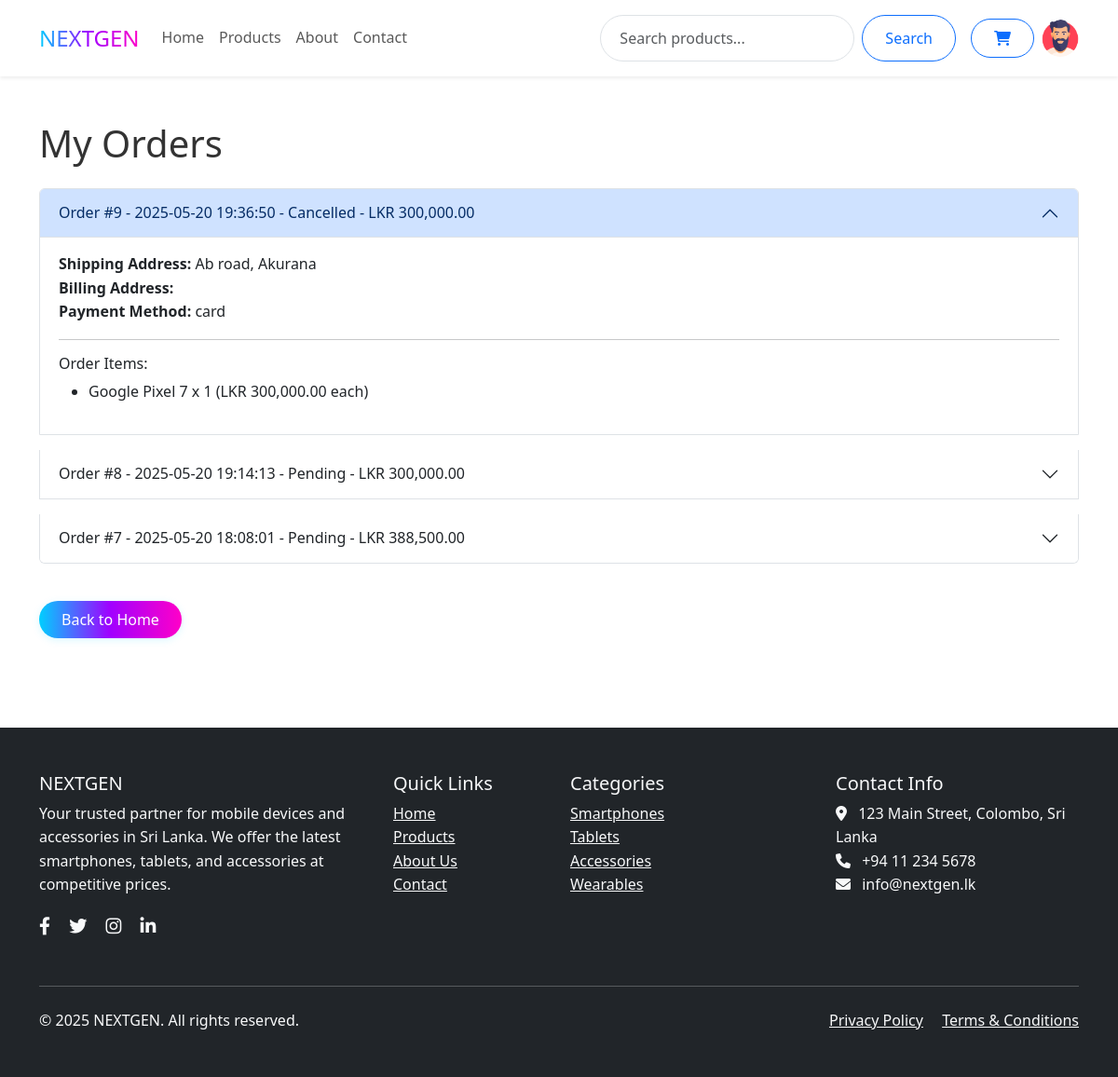
Screenshot of /orders.php (signed in) with the database file from the repository.
### tables this page shows
CREATE TABLE `users` (
  `id` int(11) NOT NULL,
  `first_name` varchar(100) DEFAULT NULL,
  `last_name` varchar(100) DEFAULT NULL,
  `name` varchar(100) NOT NULL,
  `email` varchar(100) NOT NULL,
  `password` varchar(255) NOT NULL,
  `phone` varchar(20) DEFAULT NULL,
  `address` text DEFAULT NULL,
  `city` varchar(100) DEFAULT NULL,
  `profile_picture` varchar(255) DEFAULT NULL,
  `otp` varchar(10) DEFAULT NULL,
  `is_verified` tinyint(1) DEFAULT 0,
  `role` enum('admin','user') DEFAULT 'user',
  `created_at` timestamp NOT NULL DEFAULT current_timestamp(),
  `updated_at` timestamp NOT NULL DEFAULT current_timestamp() ON UPDATE current_timestamp()
);

CREATE TABLE `orders` (
  `id` int(11) NOT NULL,
  `user_id` int(11) DEFAULT NULL,
  `shipping_address_id` int(11) DEFAULT NULL,
  `total_amount` decimal(10,2) NOT NULL,
  `status` enum('pending','processing','shipped','delivered','cancelled') DEFAULT 'pending',
  `shipping_address` text NOT NULL,
  `billing_address` text NOT NULL,
  `payment_method` varchar(50) NOT NULL,
  `created_at` timestamp NOT NULL DEFAULT current_timestamp(),
  `updated_at` timestamp NOT NULL DEFAULT current_timestamp() ON UPDATE current_timestamp(),
  `tracking_number` varchar(255) DEFAULT NULL
);

CREATE TABLE `order_items` (
  `id` int(11) NOT NULL,
  `order_id` int(11) NOT NULL,
  `product_id` int(11) NOT NULL,
  `quantity` int(11) NOT NULL,
  `price` decimal(10,2) NOT NULL,
  `created_at` timestamp NOT NULL DEFAULT current_timestamp()
);

CREATE TABLE `products` (
  `id` int(11) NOT NULL,
  `name` varchar(200) NOT NULL,
  `brand` varchar(100) NOT NULL,
  `category_id` int(11) DEFAULT NULL,
  `description` text DEFAULT NULL,
  `price` decimal(10,2) NOT NULL,
  `image` varchar(255) DEFAULT NULL,
  `stock` int(11) NOT NULL DEFAULT 0,
  `created_at` timestamp NOT NULL DEFAULT current_timestamp(),
  `updated_at` timestamp NOT NULL DEFAULT current_timestamp() ON UPDATE current_timestamp()
);

CREATE TABLE `categories` (
  `id` int(11) NOT NULL,
  `name` varchar(50) NOT NULL,
  `slug` varchar(50) NOT NULL,
  `created_at` timestamp NOT NULL DEFAULT current_timestamp()
);

### orders.php (the view, shortened to what this page needs)
<?php
$conn = getDBConnection();
$user_id = $_SESSION['user_id'];
$stmt = $conn->prepare("SELECT * FROM orders WHERE user_id = ? ORDER BY created_at DESC");
$stmt->execute([$user_id]);
$orders = $stmt->fetchAll();
?>
<!DOCTYPE html>
<html lang="en">
<head>
    <link href="https://cdn.jsdelivr.net/npm/bootstrap@5.3.0/dist/css/bootstrap.min.css" rel="stylesheet">
    <link href="https://cdnjs.cloudflare.com/ajax/libs/font-awesome/6.0.0/css/all.min.css" rel="stylesheet">
    <link href="assets/css/style.css" rel="stylesheet">
</head>
<body>
    <?php include 'includes/header.php'; ?>
    <div class="container py-5">
        <h1 class="mb-4">My Orders</h1>
        <?php if (empty($orders)): ?>
            <div class="alert alert-info">No orders found.</div>
        <?php else: ?>
            <div class="accordion" id="ordersAccordion">
                <?php foreach ($orders as $index => $order): ?>
                    <div class="accordion-item mb-3">
                        <h2 class="accordion-header" id="heading<?= $order['id'] ?>">
                            <button class="accordion-button <?= $index > 0 ? 'collapsed' : '' ?>" type="button" data-bs-toggle="collapse" data-bs-target="#collapse<?= $order['id'] ?>" aria-expanded="<?= $index === 0 ? 'true' : 'false' ?>" aria-controls="collapse<?= $order['id'] ?>">
                                Order #<?= $order['id'] ?> - <?= htmlspecialchars($order['created_at']) ?> - <?= htmlspecialchars(ucfirst($order['status'])) ?> - LKR <?= number_format($order['total_amount'], 2) ?>
                            </button>
                        </h2>
                        <div id="collapse<?= $order['id'] ?>" class="accordion-collapse collapse <?= $index === 0 ? 'show' : '' ?>" aria-labelledby="heading<?= $order['id'] ?>" data-bs-parent="#ordersAccordion">
                            <div class="accordion-body">
                                <strong>Shipping Address:</strong> <?= nl2br(htmlspecialchars($order['shipping_address'])) ?><br>
                                <strong>Billing Address:</strong> <?= nl2br(htmlspecialchars($order['billing_address'])) ?><br>
                                <strong>Payment Method:</strong> <?= htmlspecialchars($order['payment_method']) ?><br>
                                <hr>
                                <h6>Order Items:</h6>
                                <ul>
                                    <?php
                                    $itemStmt = $conn->prepare("SELECT oi.*, p.name FROM order_items oi JOIN products p ON oi.product_id = p.id WHERE oi.order_id = ?");
                                    $itemStmt->execute([$order['id']]);
                                    $items = $itemStmt->fetchAll();
                                    foreach ($items as $item):
                                    ?>
                                        <li><?= htmlspecialchars($item['name']) ?> x <?= $item['quantity'] ?> (LKR <?= number_format($item['price'], 2) ?> each)</li>
                                    <?php endforeach; ?>
                                </ul>
                            </div>
                        </div>
                    </div>
                <?php endforeach; ?>
            </div>
        <?php endif; ?>
        <a href="index.php" class="btn btn-primary mt-4">Back to Home</a>
    </div>
    <?php include 'includes/footer.php'; ?>
</body>
</html>

### includes/header.php (shortened to what this page needs)
<?php
$user_profile_picture = null;
if (isset($_SESSION['user_id'])) {
    $conn = getDBConnection();
    $stmt = $conn->prepare("SELECT profile_picture FROM users WHERE id = ?");
    $stmt->execute([$_SESSION['user_id']]);
    $user_profile_picture = $stmt->fetchColumn();
}
?>
<header class="bg-white shadow-sm">
    <nav class="navbar navbar-expand-lg navbar-light">
        <div class="container">
            <a class="navbar-brand" href="index.php">
                <h1 class="h4 mb-0">NEXTGEN</h1>
            </a>
            <div class="collapse navbar-collapse" id="navbarNav">
                <ul class="navbar-nav me-auto">
                    <li class="nav-item">
                        <a class="nav-link" href="index.php">Home</a>
                    </li>
                    <li class="nav-item">
                        <a class="nav-link" href="products.php">Products</a>
                    </li>
                    <li class="nav-item">
                        <a class="nav-link" href="about.php">About</a>
                    </li>
                    <li class="nav-item">
                        <a class="nav-link" href="contact.php">Contact</a>
                    </li>
                </ul>
                <div class="d-flex align-items-center">
                    <form class="d-flex me-3" action="products.php" method="GET">
                        <input class="form-control me-2" type="search" name="search" placeholder="Search products...">
                        <button class="btn btn-outline-primary" type="submit">Search</button>
                    </form>
                    <a href="cart.php" class="btn btn-outline-primary position-relative me-2">
                        <i class="fas fa-shopping-cart"></i>
                    </a>
                    <?php if(isset($_SESSION['user_id'])): ?>
                        <?php
                            $profile_img = $user_profile_picture ? htmlspecialchars($user_profile_picture) : 'assets/images/default-profile.png';
                        ?>
                        <a href="profile.php">
                            <img src="<?php echo $profile_img; ?>" alt="Profile" style="width:40px; height:40px; object-fit:cover; border-radius:50%;">
                        </a>
                    <?php else: ?>
                        <a href="login.php" class="btn btn-outline-primary me-2">Login</a>
                        <a href="register.php" class="btn btn-primary">Register</a>
                    <?php endif; ?>
                </div>
            </div>
        </div>
    </nav>
</header>

### includes/footer.php
<footer class="bg-dark text-light py-5 mt-5">
    <div class="container">
        <div class="row">
            <div class="col-md-4 mb-4">
                <h5>NEXTGEN</h5>
                <p>Your trusted partner for mobile devices and accessories in Sri Lanka. We offer the latest smartphones, tablets, and accessories at competitive prices.</p>
                <div class="social-links">
                    <a href="#" class="text-light me-3"><i class="fab fa-facebook-f"></i></a>
                    <a href="#" class="text-light me-3"><i class="fab fa-twitter"></i></a>
                    <a href="#" class="text-light me-3"><i class="fab fa-instagram"></i></a>
                    <a href="#" class="text-light"><i class="fab fa-linkedin-in"></i></a>
                </div>
            </div>
            <div class="col-md-2 mb-4">
                <h5>Quick Links</h5>
                <ul class="list-unstyled">
                    <li><a href="index.php" class="text-light">Home</a></li>
                    <li><a href="products.php" class="text-light">Products</a></li>
                    <li><a href="about.php" class="text-light">About Us</a></li>
                    <li><a href="contact.php" class="text-light">Contact</a></li>
                </ul>
            </div>
            <div class="col-md-3 mb-4">
                <h5>Categories</h5>
                <ul class="list-unstyled">
                    <?php
                    $db = new Database();
                    $conn = $db->getConnection();
                    $stmt = $conn->query("SELECT * FROM categories LIMIT 5");
                    while($category = $stmt->fetch()) {
                        echo '<li><a href="products.php?category=' . $category['slug'] . '" class="text-light">' . htmlspecialchars($category['name']) . '</a></li>';
                    }
                    ?>
                </ul>
            </div>
            <div class="col-md-3 mb-4">
                <h5>Contact Info</h5>
                <ul class="list-unstyled">
                    <li><i class="fas fa-map-marker-alt me-2"></i> 123 Main Street, Colombo, Sri Lanka</li>
                    <li><i class="fas fa-phone me-2"></i> +94 11 234 5678</li>
                    <li><i class="fas fa-envelope me-2"></i> info@nextgen.lk</li>
                </ul>
            </div>
        </div>
        <hr class="my-4">
        <div class="row">
            <div class="col-md-6">
                <p class="mb-0">&copy; <?php echo date('Y'); ?> NEXTGEN. All rights reserved.</p>
            </div>
            <div class="col-md-6 text-md-end">
                <a href="privacy.php" class="text-light me-3">Privacy Policy</a>
                <a href="terms.php" class="text-light">Terms & Conditions</a>
            </div>
        </div>
    </div>
</footer>

### assets/css/style.css (style rules this page uses)
:root { --primary-color: #00CFFF; --secondary-color: #A100FF; --accent-color: #FF00C8; --dark-color: #003366; --black: #000000; --white: #FFFFFF; --gradient-main: linear-gradient(90deg, #00CFFF 0%, #A100FF 50%, #FF00C8 100%); --success-color: #28a745; --danger-color: #dc3545; --warning-color: #ffc107; --info-color: #17a2b8; --light-color: #f8f9fa; }
body { font-family: 'Segoe UI', Tahoma, Geneva, Verdana, sans-serif; line-height: 1.6; color: #333; }
.navbar { padding: 1rem 0; }
.navbar-brand h1, .navbar-brand img { background: var(--gradient-main); -webkit-background-clip: text; -webkit-text-fill-color: transparent; background-clip: text; color: transparent; }
.btn { padding: 0.5rem 1.5rem; border-radius: 25px; font-weight: 500; }
.btn-primary { background: var(--gradient-main); color: var(--white); border: none; box-shadow: 0 2px 8px rgba(0, 207, 255, 0.15); transition: background 0.3s, box-shadow 0.3s; }
footer { background: var(--dark-color); color: var(--white); }
footer a { color: var(--accent-color); }
.social-links a { font-size: 1.2rem; }
.form-control { border-radius: 25px; padding: 0.75rem 1.25rem; }

### rows the page displays
users: profile_picture (picture)
orders: id "9", created_at "2025-05-20 19:36:50", status "Cancelled", total_amount "300,000.00", shipping_address "Ab road, Akurana", payment_method "card"
order_items: product.name "Google Pixel 7", quantity "1", price "300,000.00"
orders: id "8", created_at "2025-05-20 19:14:13", status "Pending", total_amount "300,000.00"
orders: id "7", created_at "2025-05-20 18:08:01", status "Pending", total_amount "388,500.00"
categories: name "Smartphones"
categories: name "Tablets"
categories: name "Accessories"
categories: name "Wearables"
